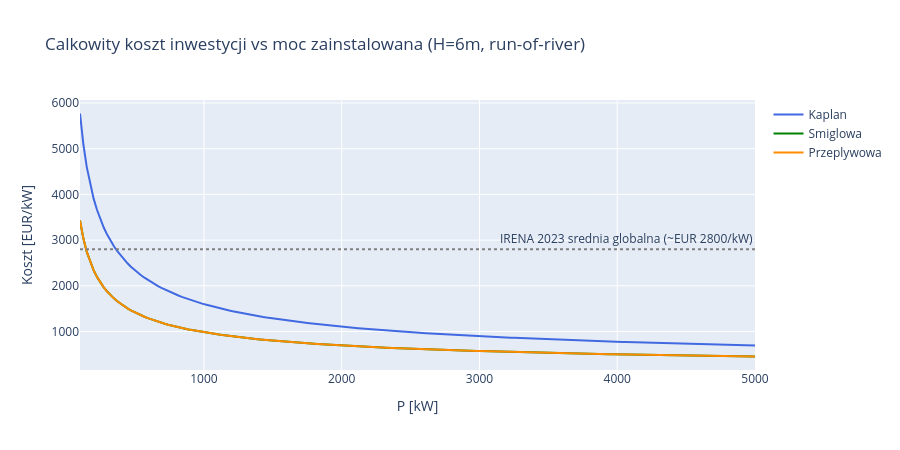

Notebook code for this chart:
### Markdown cell above
---
## Krok 4: Efekt skali i porownanie typow turbin

Koszt jednostkowy [EUR/kW] maleje ze wzrostem mocy (ekonomia skali).
Rozne typy turbin maja rozne koszty dla tych samych parametrow.

### Code cell
P_range = np.linspace(100, 5000, 200)

fig = go.Figure()
for ttype, label, color in [('kaplan', 'Kaplan', 'royalblue'),
                             ('propeller', 'Smiglowa', 'green'),
                             ('crossflow', 'Przeplywowa', 'darkorange')]:
    costs = [total_investment(P, 6.0, 1, ttype, 'run_of_river_small')['total_per_kw_eur']
             for P in P_range]
    fig.add_trace(go.Scatter(x=P_range, y=costs, mode='lines',
        name=label, line=dict(color=color, width=2)))

# Dodaj zakres IRENA 2023
fig.add_hline(y=2800, line_dash='dot', line_color='gray',
    annotation_text='IRENA 2023 srednia globalna (~EUR 2800/kW)')

fig.update_layout(
    title='Calkowity koszt inwestycji vs moc zainstalowana (H=6m, run-of-river)',
    xaxis_title='P [kW]', yaxis_title='Koszt [EUR/kW]',
    height=450, hovermode='x unified',
)
fig.show()

### Figure 1 — Plotly figure (JSON) as saved in the notebook; plotly's stock layout.template omitted (floating-point values rounded to 4 significant figures; data arrays with more than 128 entries replaced by an {"elided": "..."} marker saying what was removed)
{"data": [{"line": {"color": "royalblue", "width": 2}, "mode": "lines", "name": "Kaplan", "type": "scatter", "x": {"elided": "200 float values"}, "y": {"elided": "200 float values"}}, {"line": {"color": "green", "width": 2}, "mode": "lines", "name": "Smiglowa", "type": "scatter", "x": {"elided": "200 float values"}, "y": {"elided": "200 float values"}}, {"line": {"color": "darkorange", "width": 2}, "mode": "lines", "name": "Przeplywowa", "type": "scatter", "x": {"elided": "200 float values"}, "y": {"elided": "200 float values"}}], "layout": {"annotations": [{"showarrow": false, "text": "IRENA 2023 srednia globalna (~EUR 2800/kW)", "x": 1, "xanchor": "right", "xref": "x domain", "y": 2800, "yanchor": "bottom", "yref": "y"}], "height": 450, "hovermode": "x unified", "shapes": [{"line": {"color": "gray", "dash": "dot"}, "type": "line", "x0": 0, "x1": 1, "xref": "x domain", "y0": 2800, "y1": 2800, "yref": "y"}], "title": {"text": "Calkowity koszt inwestycji vs moc zainstalowana (H=6m, run-of-river)"}, "xaxis": {"title": {"text": "P [kW]"}}, "yaxis": {"title": {"text": "Koszt [EUR/kW]"}}}}
